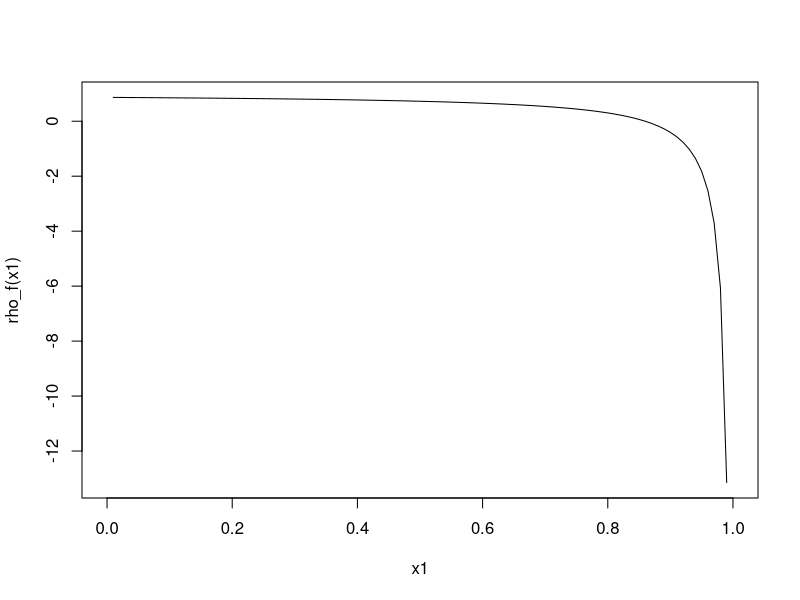
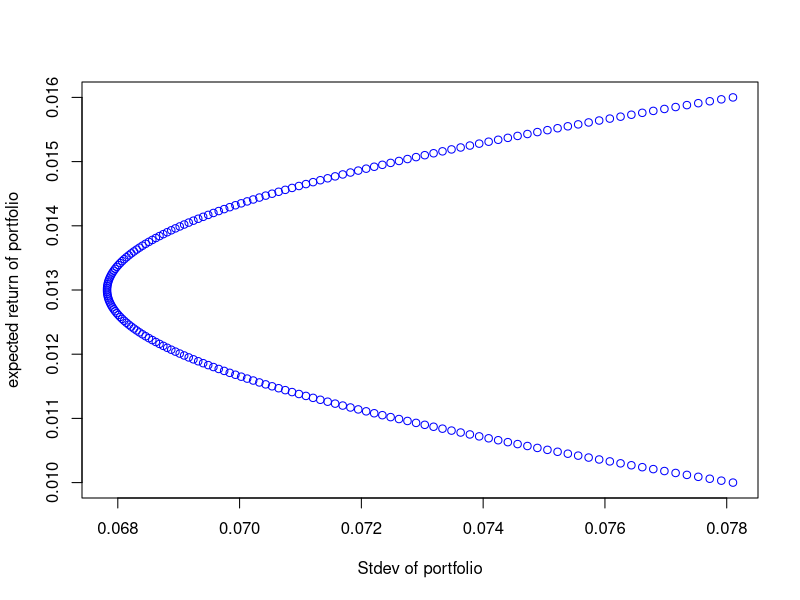

These figures' R source, in order:
# initialize variables 
R1_bar <- 0.01
R2_bar <- 0.013
var1 = 0.0061
var2 = 0.0046
sd1 = sqrt(var1)
sd2 = sqrt(var2)

# define functional form of ro wand optimize
rho_f <- function(x1) {(var2-x1^2*var1-(1-x1)^2*var2)/(2*x1*(1-x1)*sd1*sd2)}
curve(rho_f, from=0, to=1, xname="x1") # yname is not a graphical parameter 
print(optimize(rho_f, interval=c(0,1), maximum=TRUE))
# the exact answer from solving analytically, agrees with minimizer 
rho_min <- sqrt(var2/var1)
print(rho_min)

# create sequence of x1 and x2 values following constraint for no short sales
x1_seq <- seq(-1, 1, 0.01)
x2_seq <- 1 - x1_seq

# create the points for return and risk for the portfolio 
Rp_bar <- x1_seq*R1_bar + x2_seq*R2_bar
var_p <- x1_seq^2*var1 + x2_seq^2*var2 + 2*x1_seq*x2_seq*rho_min*sd1*sd2
sd_p <- sqrt(var_p)

# plot 
plot(sd_p, Rp_bar, col="blue", xlab="Stdev of portfolio", ylab="expected return of portfolio")
